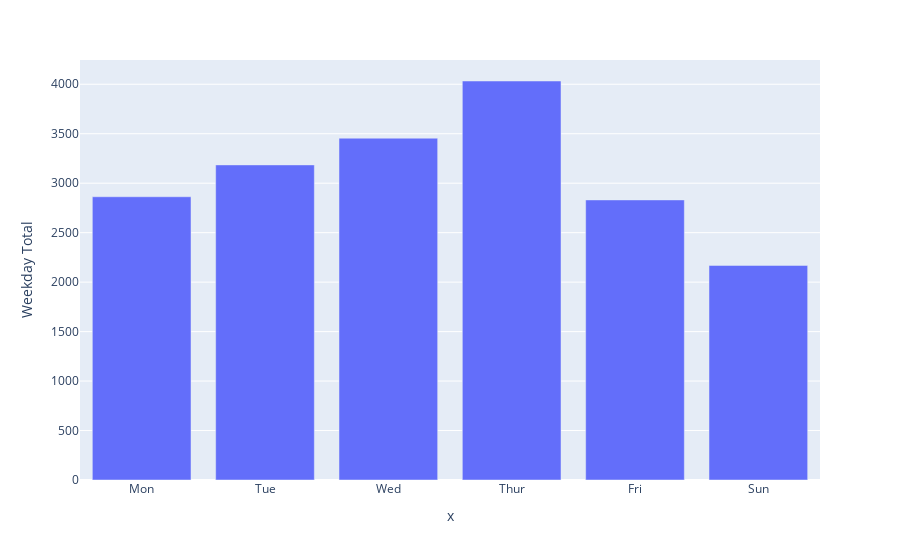

This figure's notebook cell:
### Markdown cell above
As we can observe, the month of November has the highest number of orders. It is unclear which month is the month with the least number of orders as the records available are only until Dec 9th 2011. However, if we look at the previous year, the number of orders are about 1400. Keeping that in mind, it might be reasonable to say that January, followed closely by February, is the month with the least sales.

### Code cell
weekday_orders = ecom2.groupby('InvoiceNo')['Day'].unique().value_counts().sort_index().reset_index(name = "Weekday Total")
fig = px.bar(weekday_orders,x = ["Mon","Tue","Wed","Thur","Fri","Sun"],y = "Weekday Total")
fig.show()

### Figure 1 — Plotly figure (JSON) as saved in the notebook; plotly's stock layout.template omitted (floating-point values rounded to 4 significant figures)
{"data": [{"alignmentgroup": "True", "hovertemplate": "x=%{x}<br>Weekday Total=%{y}<extra></extra>", "legendgroup": "", "marker": {"color": "#636efa"}, "name": "", "offsetgroup": "", "orientation": "v", "showlegend": false, "textposition": "auto", "type": "bar", "x": ["Mon", "Tue", "Wed", "Thur", "Fri", "Sun"], "xaxis": "x", "y": [2863, 3185, 3455, 4033, 2831, 2169], "yaxis": "y"}], "layout": {"barmode": "relative", "legend": {"tracegroupgap": 0}, "margin": {"t": 60}, "xaxis": {"anchor": "y", "domain": [0, 1], "title": {"text": "x"}}, "yaxis": {"anchor": "x", "domain": [0, 1], "title": {"text": "Weekday Total"}}}}
